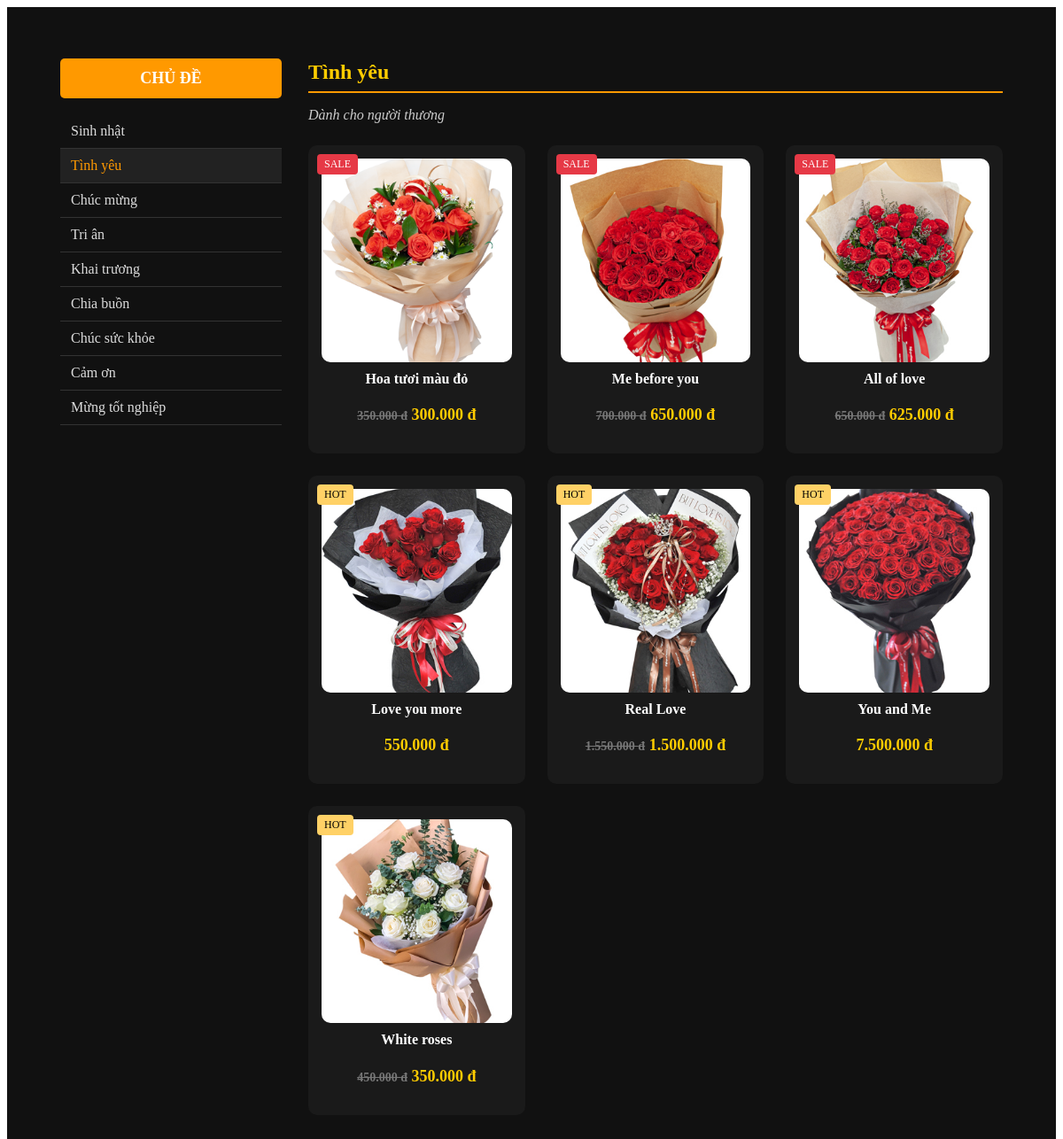
Page /pages/ChuDe.php?chude=2 on the committed database.
### tables this page shows
CREATE TABLE `chude` (
  `MaChuDe` int(11) NOT NULL,
  `TenChuDe` varchar(100) NOT NULL,
  `MoTa` text DEFAULT NULL
);

CREATE TABLE `hoa` (
  `MaHoa` int(11) NOT NULL,
  `TenHoa` varchar(150) NOT NULL,
  `Gia` decimal(12,2) NOT NULL,
  `GiaCu` decimal(12,2) DEFAULT NULL,
  `SoLuong` int(11) DEFAULT 0,
  `HinhAnh` varchar(255) DEFAULT NULL,
  `MauSac` varchar(50) DEFAULT NULL,
  `Tag` enum('NEW','SALE','FREESHIP','HOT','NONE') DEFAULT 'NONE',
  `MoTa` text DEFAULT NULL,
  `NgayTao` datetime DEFAULT current_timestamp(),
  `MaLoai` int(11) DEFAULT NULL,
  `MaChuDe` int(11) DEFAULT NULL,
  `TrangThai` enum('Còn hàng','Hết hàng','Ngừng bán') DEFAULT 'Còn hàng'
);

### pages/ChuDe.php (the view, shortened to what this page needs)
<div class="container-chude">
    <div class="sidebar-chude">
        <h3>CHỦ ĐỀ</h3>
        <ul>
            <?php
            $sql_cd = "SELECT MaChuDe, TenChuDe FROM ChuDe ORDER BY MaChuDe ASC";
            $res_cd = mysqli_query($conn, $sql_cd);
            $machude = isset($_GET['chude']) ? (int)$_GET['chude'] : 1;
            if ($res_cd && mysqli_num_rows($res_cd) > 0) {
                while ($cd = mysqli_fetch_assoc($res_cd)) {
                    $active = ($machude == $cd['MaChuDe']) ? ' class="active"' : '';
                    echo '<li'.$active.'><a href="?chude='.$cd['MaChuDe'].'">'.$cd['TenChuDe'].'</a></li>';
                }
            } else {
                echo '<li><em>Chưa có chủ đề nào</em></li>';
            }
            ?>
        </ul>
    </div>
    <div class="main-chude">
        <?php
        $sql_ten = "SELECT TenChuDe, MoTa FROM ChuDe WHERE MaChuDe = $machude";
        $res_ten = mysqli_query($conn, $sql_ten);
        $row_ten = mysqli_fetch_assoc($res_ten);
        $tenchude = $row_ten ? $row_ten['TenChuDe'] : "Chủ đề không tồn tại";
        $motachude = $row_ten ? $row_ten['MoTa'] : "";
        echo "<h2>$tenchude</h2>";
        echo "<p class='desc'>$motachude</p>";
        $sql_hoa = "SELECT * FROM Hoa WHERE MaChuDe = $machude AND TrangThai = 'Còn hàng'";
        $res_hoa = mysqli_query($conn, $sql_hoa);
        if ($res_hoa && mysqli_num_rows($res_hoa) > 0) {
            echo '<div class="product-grid">';
            while ($p = mysqli_fetch_assoc($res_hoa)) {
                $img = !empty($p['HinhAnh']) ? $p['HinhAnh'] : 'no-image.png';
                $tag = ($p['Tag'] != 'NONE') ? '<span class="tag '.$p['Tag'].'">'.$p['Tag'].'</span>' : '';
                echo '<div class="product-item">';
                echo $tag;
                echo '<a href="index.php?page=chitiethoa&MaHoa='.$p['MaHoa'].'">
                        <img src="images/'.$img.'" alt="'.htmlspecialchars($p['TenHoa']).'">
                    </a>';
                echo '<h4>'.htmlspecialchars($p['TenHoa']).'</h4>';
                if (!empty($p['GiaCu']) && $p['GiaCu'] > $p['Gia']) {
                    echo '<p class="price">
                            <del style="color:#777; font-size:14px;">'.number_format($p['GiaCu'],0,',','.').' đ</del>
                            <span style="color:#ffcc00;">'.number_format($p['Gia'],0,',','.').' đ</span>
                        </p>';
                } else {
                    echo '<p class="price">'.number_format($p['Gia'], 0, ',', '.').' đ</p>';
                }
                echo '</div>';
            }
            echo '</div>';
        } else {
            echo "<p>Chưa có sản phẩm nào thuộc chủ đề này.</p>";
        }
        ?>
    </div>
</div>

### pages/ChuDe.php (style rules this page uses)
.container-chude { display: flex; background-color: #111; color: #fff; padding: 40px 60px; gap: 30px; }
.sidebar-chude { width: 250px; }
.sidebar-chude h3 { background-color: #ff9900; color: #fff; text-align: center; padding: 12px; border-radius: 5px; font-size: 18px; }
.sidebar-chude ul { list-style: none; padding: 0; margin-top: 15px; }
.sidebar-chude ul li { border-bottom: 1px solid #333; }
.sidebar-chude ul li a { color: #ddd; display: block; padding: 10px 12px; text-decoration: none; transition: 0.3s; }
.sidebar-chude ul li a:hover, .sidebar-chude ul li.active a { background-color: #222; color: #ff9900; }
.main-chude { flex: 1; }
.main-chude h2 { color: #ffcc00; border-bottom: 2px solid #ff9900; padding-bottom: 8px; margin-bottom: 5px; }
.main-chude p.desc { color: #ccc; margin-bottom: 25px; font-style: italic; }
.product-grid { display: grid; grid-template-columns: repeat(auto-fill, minmax(220px, 1fr)); gap: 25px; }
.product-item { background: #1a1a1a; border-radius: 10px; text-align: center; padding: 15px; transition: all 0.3s; position: relative; }
.product-item img { width: 100%; height: 230px; border-radius: 10px; object-fit: cover; }
.product-item h4 { margin-top: 10px; font-size: 16px; color: #fff; }
.price { color: #ffcc00; font-weight: bold; font-size: 18px; margin-top: 5px; }
.tag { position: absolute; top: 10px; left: 10px; background: #ff6600; color: #fff; font-size: 12px; padding: 4px 8px; border-radius: 4px; }
.tag.SALE { background: #e63946; }
.tag.HOT { background: #ffd166; color: #000; }

### rows in the picture
chude: TenChuDe "Sinh nhật"
chude: TenChuDe "Tình yêu", MoTa "Dành cho người thương"
chude: TenChuDe "Chúc mừng"
chude: TenChuDe "Tri ân"
chude: TenChuDe "Khai trương"
chude: TenChuDe "Chia buồn"
chude: TenChuDe "Chúc sức khỏe"
chude: TenChuDe "Cảm ơn"
chude: TenChuDe "Mừng tốt nghiệp"
hoa: Tag "SALE", HinhAnh (picture), TenHoa "Hoa tươi màu đỏ", GiaCu "350.000", Gia "300.000"
hoa: Tag "SALE", HinhAnh (picture), TenHoa "Me before you", GiaCu "700.000", Gia "650.000"
hoa: Tag "SALE", HinhAnh (picture), TenHoa "All of love", GiaCu "650.000", Gia "625.000"
hoa: Tag "HOT", HinhAnh (picture), TenHoa "Love you more", Gia "550.000"
hoa: Tag "HOT", HinhAnh (picture), TenHoa "Real Love", GiaCu "1.550.000", Gia "1.500.000"
hoa: Tag "HOT", HinhAnh (picture), TenHoa "You and Me", Gia "7.500.000"
hoa: Tag "HOT", HinhAnh (picture), TenHoa "White roses", GiaCu "450.000", Gia "350.000"
